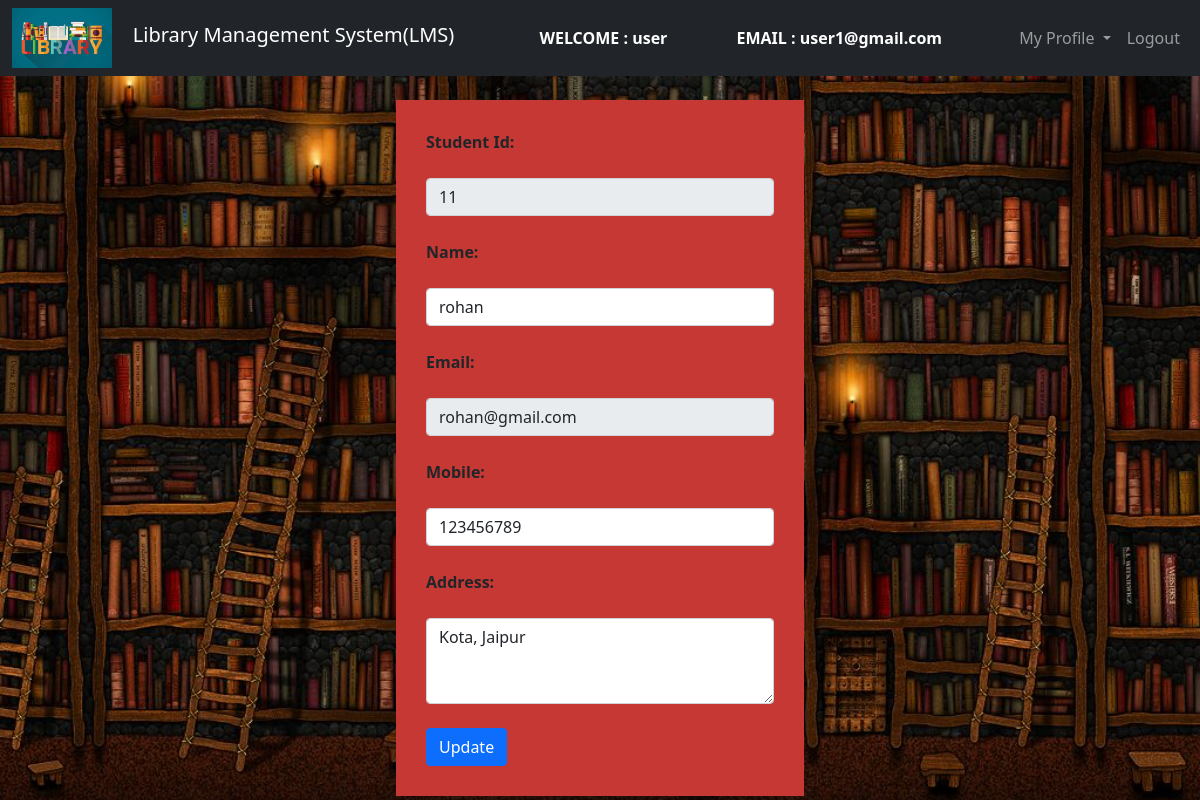
The page /Admin/User/edituser.php?bn=11 (signed in) on the database its author committed.
### tables this page shows
CREATE TABLE `users` (
  `id` int(11) NOT NULL,
  `name` varchar(50) NOT NULL,
  `email` varchar(100) NOT NULL,
  `password` varchar(100) NOT NULL,
  `mobile` int(10) NOT NULL,
  `address` varchar(250) NOT NULL
);

### Admin/User/edituser.php (the view, shortened to what this page needs)
    <?php
$connection = mysqli_connect("localhost", "root", "", "lms");
$getid = $_GET['bn'];
        ?>
<!DOCTYPE html>
<html>
<head>
    <link href="https://cdn.jsdelivr.net/npm/bootstrap@5.0.0-beta2/dist/css/bootstrap.min.css" rel="stylesheet">
</head>
<body>
    <nav class="navbar navbar-expand-lg navbar-dark bg-dark">
        <div class="container-fluid">
            <div class="navbar-header">
                <img src="./images/abc1.jpeg" width="100" height="60"> &nbsp &nbsp
                <a class="navbar-brand" href="user_dashboard.php">Library Management System(LMS)</a>
            </div>
            <font style="color: white">
                <span>
                    <strong>
                        WELCOME : <?php echo $_SESSION['name']; ?></strong>
                </span>
            </font>
            <font style="color: white">
                <span>
                    <strong>
                        EMAIL : <?php echo $_SESSION['email']; ?></strong>
                </span>
            </font>
            <ul class="nav navbar-nav navbar-right">
                <li class="nav-item dropdown">
                    <a class="nav-link dropdown-toggle" data-toggle="dropdown">
                        My Profile
                    </a>
                </li>
                <li class="nav-item"><a class="nav-link" href="../logout.php">
                        Logout
                    </a></li>
            </ul>
        </div>
    </nav><br>
    <?php
    $sqlf = "SELECT * FROM users WHERE id ='$getid' ";
    $queryf = mysqli_query($connection,$sqlf);
    $rowf = mysqli_fetch_array($queryf);
    ?>
    <div class="row">
        <div class="col-md-4"></div>
        <div class="col-md-4" style="background-color: rgb(197, 56, 51); padding: 30px">
            <form action="" method="post">
                <div class="form-group">
                    <b><label>Student Id:</label></b><br><br>
                    <input type="text" class="form-control" value="<?php echo $rowf['id']; ?>" name="id" required disabled>
                </div><br>
                <div class="form-group">
                    <b><label>Name:</label></b><br><br>
                    <input type="text" class="form-control" value="<?php echo $rowf['name']; ?>" name="name" required>
                </div><br>
                <div class="form-group">
                    <b><label>Email:</label></b><br><br>
                    <input type="text" class="form-control" disabled value="<?php echo $rowf['email']; ?>" name="email" required>
                </div><br>
                <div class="form-group">
                    <b><label>Mobile:</label></b><br><br>
                    <input type="text" class="form-control" value="<?php echo $rowf['mobile']; ?>" name="mobile" required>
                </div><br>
                <div class="form-group">
                    <b><label>Address:</label></b><br><br>
                    <textarea rows="3" cols="40" name="address" class="form-control" required><?php echo $rowf['address']; ?></textarea>
                </div>
                <br>
                <button type="submit" name="update" class="btn btn-primary">Update</button>
            </form>
        </div>
    </div>

### Admin/User/edituser.php (style rules this page uses)
body { background-image: url("./images/final3.jpg"); background-repeat: no-repeat; background-size: cover; background-color: #cccccc; }

### rows shown on the page
users: id "11", name "rohan", email "rohan@gmail.com", mobile "123456789", address "Kota, Jaipur"

### other values the page prints
$_SESSION['name'] "user"
$_SESSION['email'] "user1@gmail.com"
